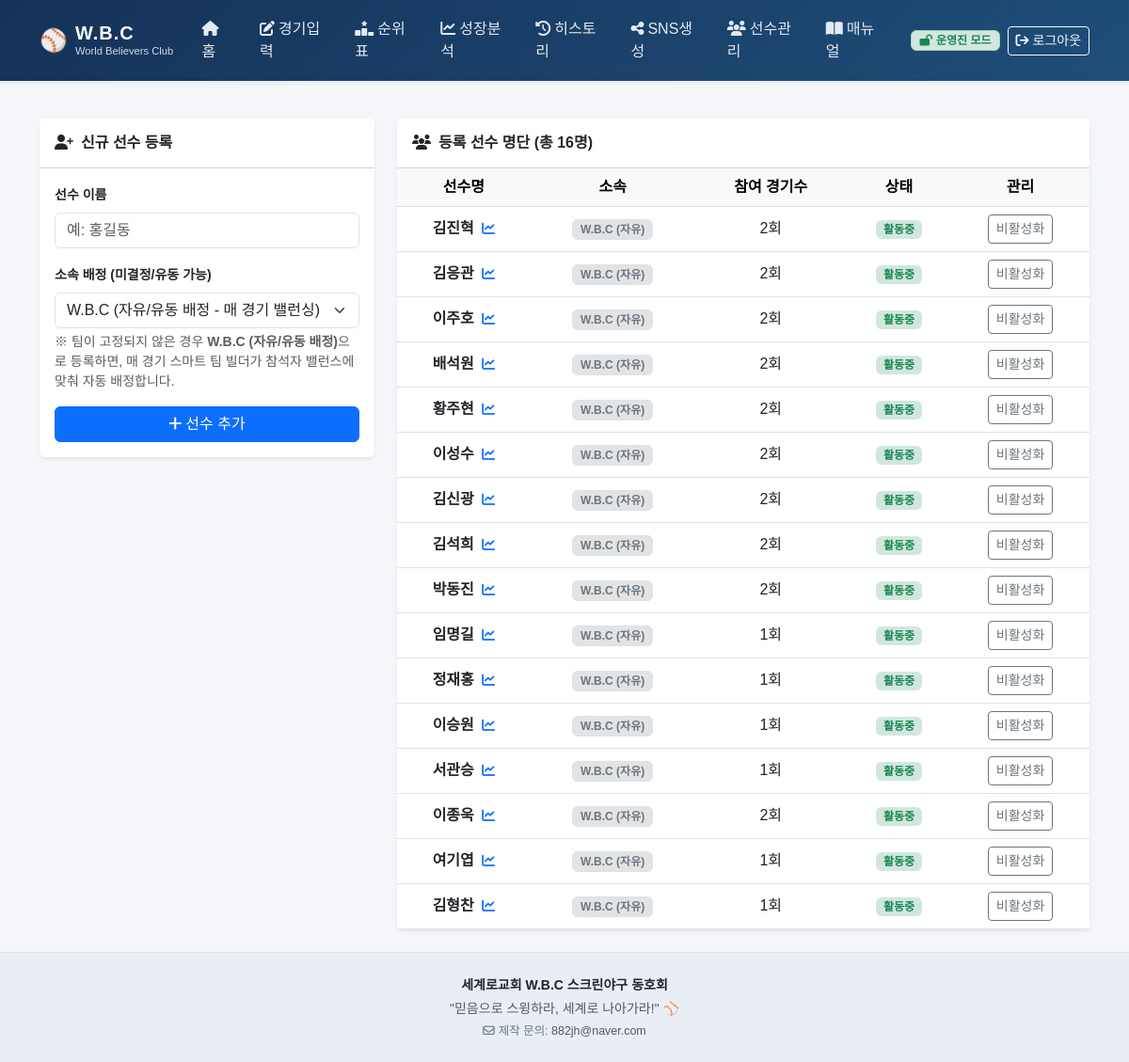
/players (signed in), run on the app's committed database.
### tables this page shows
CREATE TABLE players (
            id        INTEGER PRIMARY KEY AUTOINCREMENT,
            name      TEXT NOT NULL,
            team      TEXT NOT NULL,
            is_active INTEGER DEFAULT 1,
            created_at TEXT DEFAULT (datetime('now','localtime'))
        );

### app.py (the view)
@app.route('/players')
@admin_required
def players_page():
    conn = get_db()
    pl = conn.execute('''
        SELECT p.*,COUNT(DISTINCT br.game_id) gc
        FROM players p LEFT JOIN batting_records br ON br.player_id=p.id
        GROUP BY p.id ORDER BY p.team,p.id
    ''').fetchall()
    conn.close()
    return render_template('players.html', players=pl)

### app.py (called while the page is built)
def admin_required(f):
    @wraps(f)
    def decorated_function(*args, **kwargs):
        if not session.get('is_admin'):
            if request.is_json or request.path.startswith('/api/'):
                return jsonify({'ok': False, 'err': '운영진 권한이 필요합니다. 먼저 로그인해주세요.'}), 401
            flash('🔒 운영진 권한이 필요한 기능입니다. 비밀번호를 입력해주세요.', 'warning')
            return redirect(url_for('login_page', next=request.url))
        return f(*args, **kwargs)
    return decorated_function

@app.context_processor
def inject_auth():
    return {
        'is_admin': session.get('is_admin', False),
        'fmt_rate': fmt_rate
    }

def get_db():
    conn = sqlite3.connect(DB_PATH, timeout=10.0)
    conn.row_factory = sqlite3.Row
    conn.execute('PRAGMA foreign_keys = ON')
    conn.execute('PRAGMA journal_mode = WAL')
    conn.execute('PRAGMA busy_timeout = 5000')
    return conn

### templates/players.html (shortened to what this page needs)
{% extends 'base.html' %}
{% block content %}
<div class="row g-4">
    <div class="col-lg-4">
        <div class="card shadow-sm border-0">
            <div class="card-header bg-white py-3">
                <h6 class="fw-bold mb-0"><i class="fa-solid fa-user-plus me-2"></i>신규 선수 등록</h6>
            </div>
            <div class="card-body">
                <form method="POST" action="{{ url_for('player_add') }}">
                    <div class="mb-3">
                        <label class="form-label small fw-bold">선수 이름</label>
                        <input type="text" name="name" class="form-control" placeholder="예: 홍길동" required>
                    </div>
                    <div class="mb-3">
                        <label class="form-label small fw-bold">소속 배정 (미결정/유동 가능)</label>
                        <select name="team" class="form-select">
                            <option value="W.B.C" selected>W.B.C (자유/유동 배정 - 매 경기 밸런싱)</option>
                        </select>
                        <small class="text-muted d-block mt-1">※ 팀이 고정되지 않은 경우 <strong>W.B.C (자유/유동 배정)</strong>으로 등록하면, 매 경기 스마트 팀 빌더가 참석자 밸런스에 맞춰 자동 배정합니다.</small>
                    </div>
                    <button type="submit" class="btn btn-primary w-100">
                        <i class="fa-solid fa-plus me-1"></i>선수 추가
                    </button>
                </form>
            </div>
        </div>
    </div>
    <div class="col-lg-8">
        <div class="card shadow-sm border-0">
            <div class="card-header bg-white py-3">
                <h6 class="fw-bold mb-0"><i class="fa-solid fa-users me-2"></i>등록 선수 명단 (총 {{ players|length }}명)</h6>
            </div>
            <div class="table-responsive">
                <table class="table table-hover align-middle mb-0 text-center">
                    <thead class="table-light">
                        <tr>
                            <th>선수명</th>
                            <th>소속</th>
                            <th>참여 경기수</th>
                            <th>상태</th>
                            <th>관리</th>
                        </tr>
                    </thead>
                    <tbody>
                        {% for p in players %}
                        <tr>
                            <td class="fw-bold">
                                <a href="{{ url_for('analytics_page', player_id=p.id) }}" class="text-decoration-none text-dark hover-primary" title="성장 분석 차트 보기">
                                    {{ p.name }} <i class="fa-solid fa-chart-line text-primary small ms-1"></i>
                                </a>
                            </td>
                            <td>
                                {% if p.team == 'World' %}
                                <span class="badge badge-world">World</span>
                                {% elif p.team == 'Believers' %}
                                <span class="badge badge-believers">Believers</span>
                                {% elif p.team == 'Faith' %}
                                <span class="badge badge-faith">Faith</span>
                                {% elif p.team == 'Grace' %}
                                <span class="badge badge-grace">Grace</span>
                                {% else %}
                                <span class="badge bg-secondary-subtle text-secondary border">W.B.C (자유)</span>
                                {% endif %}
                            </td>
                            <td>{{ p.gc }}회</td>
                            <td>
                                {% if p.is_active %}
                                <span class="badge bg-success-subtle text-success">활동중</span>
                                {% else %}
                                <span class="badge bg-secondary-subtle text-secondary">비활성</span>
                                {% endif %}
                            </td>
                            <td>
                                <form method="POST" action="{{ url_for('player_toggle', pid=p.id) }}" class="d-inline">
                                    <button type="submit" class="btn btn-sm {{ 'btn-outline-secondary' if p.is_active else 'btn-outline-success' }}">
                                        {{ '비활성화' if p.is_active else '활성화' }}
                                    </button>
                                </form>
                            </td>
                        </tr>
                        {% endfor %}
                    </tbody>
                </table>
            </div>
        </div>
    </div>
</div>
{% endblock %}

### static/css/style.css (style rules this page uses)
body { font-family: 'Noto Sans KR', sans-serif; background-color: #f4f6f9; color: #333; min-height: 100vh; display: flex; flex-direction: column; }

### data on the page
players: name "김진혁", team "W.B.C (자유)", gc "2", shows "활동중", is_active "비활성화"
players: name "김응관", team "W.B.C (자유)", gc "2", shows "활동중", is_active "비활성화"
players: name "이주호", team "W.B.C (자유)", gc "2", shows "활동중", is_active "비활성화"
players: name "배석원", team "W.B.C (자유)", gc "2", shows "활동중", is_active "비활성화"
players: name "황주현", team "W.B.C (자유)", gc "2", shows "활동중", is_active "비활성화"
players: name "이성수", team "W.B.C (자유)", gc "2", shows "활동중", is_active "비활성화"
players: name "김신광", team "W.B.C (자유)", gc "2", shows "활동중", is_active "비활성화"
players: name "김석희", team "W.B.C (자유)", gc "2", shows "활동중", is_active "비활성화"
players: name "박동진", team "W.B.C (자유)", gc "2", shows "활동중", is_active "비활성화"
players: name "임명길", team "W.B.C (자유)", gc "1", shows "활동중", is_active "비활성화"
players: name "정재홍", team "W.B.C (자유)", gc "1", shows "활동중", is_active "비활성화"
players: name "이승원", team "W.B.C (자유)", gc "1", shows "활동중", is_active "비활성화"
players: name "서관승", team "W.B.C (자유)", gc "1", shows "활동중", is_active "비활성화"
players: name "이종욱", team "W.B.C (자유)", gc "2", shows "활동중", is_active "비활성화"
players: name "여기엽", team "W.B.C (자유)", gc "1", shows "활동중", is_active "비활성화"
players: name "김형찬", team "W.B.C (자유)", gc "1", shows "활동중", is_active "비활성화"

### other printed values
{{ players|length }} "16"
